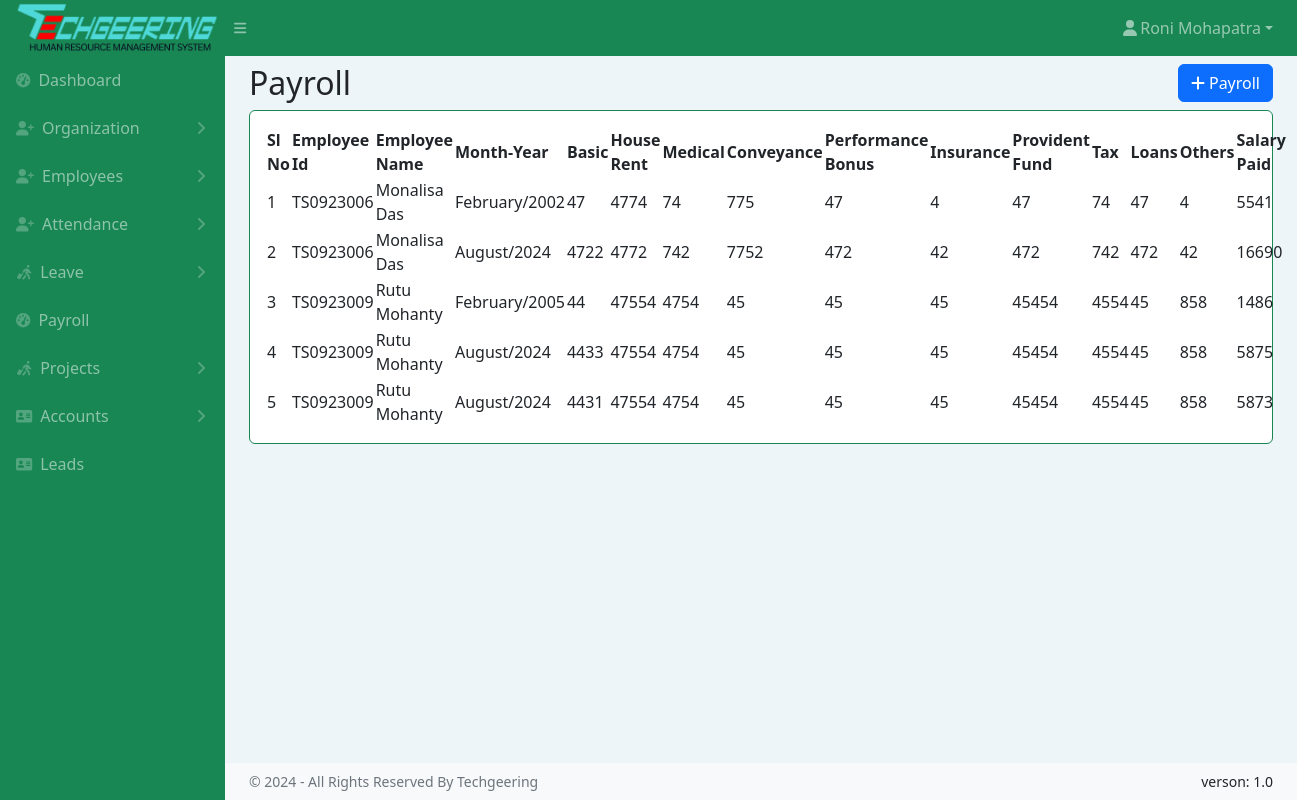
Page /payroll.php (signed in) on the committed database.
### tables this page shows
CREATE TABLE `employee` (
  `id` int(11) NOT NULL,
  `em_code` varchar(64) DEFAULT NULL,
  `des_id` int(11) DEFAULT NULL,
  `dep_id` int(11) DEFAULT NULL,
  `full_name` varchar(128) DEFAULT NULL,
  `father_name` varchar(50) NOT NULL,
  `mother_name` varchar(50) NOT NULL,
  `em_email` varchar(64) DEFAULT NULL,
  `prof_email` varchar(70) NOT NULL,
  `marital_status` varchar(20) NOT NULL,
  `em_password` varchar(512) NOT NULL,
  `em_role` int(10) NOT NULL,
  `status` enum('ACTIVE','INACTIVE') NOT NULL DEFAULT 'ACTIVE',
  `em_gender` enum('Male','Female') NOT NULL DEFAULT 'Male',
  `em_phone` varchar(64) DEFAULT NULL,
  `em_wahtsapp` varchar(64) DEFAULT NULL,
  `em_birthday` varchar(128) DEFAULT NULL,
  `em_blood_group` enum('O+','O-','A+','A-','B+','B-','AB+','OB+') DEFAULT NULL,
  `em_joining_date` varchar(128) DEFAULT NULL,
  `last_company_date` date DEFAULT NULL,
  `em_contact_end` varchar(128) DEFAULT NULL,
  `em_image` varchar(128) DEFAULT NULL,
  `em_aadher` varchar(64) DEFAULT NULL,
  `em_pan` varchar(20) NOT NULL,
  `emergency_contact` int(10) NOT NULL
);

CREATE TABLE `pay_salary` (
  `pay_id` int(14) NOT NULL,
  `emp_id` varchar(64) DEFAULT NULL,
  `type_id` int(14) NOT NULL,
  `month` varchar(64) DEFAULT NULL,
  `year` varchar(64) DEFAULT NULL,
  `paid_date` varchar(64) DEFAULT NULL,
  `total_days` varchar(64) DEFAULT NULL,
  `basic` varchar(64) DEFAULT NULL,
  `medical` varchar(64) DEFAULT NULL,
  `house_rent` varchar(64) DEFAULT NULL,
  `transporting` int(11) DEFAULT NULL,
  `bonus` varchar(64) DEFAULT NULL,
  `bima` varchar(64) DEFAULT NULL,
  `tax` varchar(64) DEFAULT NULL,
  `provident_fund` varchar(64) DEFAULT NULL,
  `loan` varchar(64) DEFAULT NULL,
  `total_pay` varchar(128) DEFAULT NULL,
  `performance_bonus` int(11) NOT NULL,
  `other_diduction` int(11) NOT NULL,
  `status` enum('Paid','Process') DEFAULT 'Process',
  `paid_type` enum('Hand Cash','Bank') NOT NULL DEFAULT 'Bank'
);

### payroll.php (the view, shortened to what this page needs)
<!DOCTYPE html>
<html lang="en">
<head>
    <link href="https://cdn.jsdelivr.net/npm/simple-datatables@7.1.2/dist/style.min.css" rel="stylesheet" />
    <link href="assets/css/styles.css" rel="stylesheet" />
</head>
<body class="sb-nav-fixed">
    <?php include 'common/topnav.php' ?>
    <div id="layoutSidenav">
        <?php include 'common/sidenav.php' ?>
        <div id="layoutSidenav_content">
            <main>
                <div class="container-fluid px-4">
                    <div class="d-flex justify-content-between align-items-center">
                        <h2 class="my-2">Payroll</h2>
                        <button type="button" class="btn btn-primary" data-bs-toggle="modal" data-bs-target="#addDept">
                            <i class="fa-solid fa-plus"></i> Payroll
                        </button>
                    </div>
                    <div class="card mb-4">
                        <div class="card-body">
                            <table id="datatablesSimple">
                                <thead>
                                    <tr>
                                        <th>Sl No</th>
                                        <th>Employee Id</th>
                                        <th>Employee Name</th>
                                        <th>Month-Year</th>
                                        <th>Basic</th>
                                        <th>House Rent</th>
                                        <th>Medical</th>
                                        <th>Conveyance</th>
                                        <th>Performance Bonus</th>
                                        <th>Insurance</th>
                                        <th>Provident Fund</th>
                                        <th>Tax</th>
                                        <th>Loans</th>
                                        <th>Others</th>
                                        <th>Salary Paid</th>
                                    </tr>
                                </thead>
                                <tbody>
                                    <?php
                                    include "common/conn.php";
                                    $sql = "SELECT ps.*, e.full_name
                                            FROM pay_salary ps
                                            JOIN employee e ON ps.emp_id = e.em_code";
                                    $result = $conn->query($sql);
                                    $slno = 1;
                                    if ($result->num_rows > 0) {
                                        while ($row = $result->fetch_assoc()) {
                                    ?>
                                    <tr>
                                        <td><?php echo $slno++; ?></td>
                                        <td><?php echo $row["emp_id"]; ?></td>
                                        <td><?php echo $row["full_name"]; ?></td>
                                        <td><?php echo $row["month"] . '/' . $row["year"]; ?></td>
                                        <td><?php echo $row["basic"]; ?></td>
                                        <td><?php echo $row["house_rent"]; ?></td>
                                        <td><?php echo $row["medical"]; ?></td>
                                        <td><?php echo $row["transporting"]; ?></td>
                                        <td><?php echo $row["bonus"]; ?></td>
                                        <td><?php echo $row["bima"]; ?></td>
                                        <td><?php echo $row["provident_fund"]; ?></td>
                                        <td><?php echo $row["tax"]; ?></td>
                                        <td><?php echo $row["loan"]; ?></td>
                                        <td><?php echo $row["other_diduction"]; ?></td>
                                        <td><?php
                                                    $earn = $row["basic"] + $row["house_rent"] + $row["medical"] + $row["transporting"] + $row["bonus"];
                                                    $deduct = $row["bima"] + $row["provident_fund"] + $row["tax"] + $row["loan"] + $row["other_diduction"];
                                                    $netSalary = $earn - $deduct;
                                                    echo $netSalary;
                                                ?></td>
                                    </tr>
                                    <?php
                                        }
                                    } else {
                                        echo "<tr><td colspan='15'>No records found</td></tr>";
                                    }
                                    ?>
                                </tbody>
                            </table>
                        </div>
                    </div>
                </div>
            </main>
            <?php include 'common/copyrightfooter.php' ?>
        </div>
    </div>
</body>
</html>

### common/topnav.php (shortened to what this page needs)
<?php
$userid = $_SESSION['username'];
?>
<nav class="sb-topnav navbar navbar-expand navbar-dark bg-success">
    <a class="navbar-brand ps-3 text-center" href="index.php">
        <img src="assets/img/logo.png" class="img-fluid">
    </a>
    <button class="btn btn-link btn-sm order-1 order-lg-0 me-4 me-lg-0" id="sidebarToggle" href="#!"><i
            class="fas fa-bars"></i></button>
    <ul class="navbar-nav ms-auto me-0 me-md-3 my-2 my-md-0">
        <li class="nav-item dropdown">
            <?php
            include "common/conn.php";
            $sql = "SELECT * FROM employee WHERE id=$userid";
            $result = $conn->query($sql);
            if ($result->num_rows > 0) {
                $row = $result->fetch_assoc();
            }
            ?>
            <a class="nav-link dropdown-toggle" id="navbarDropdown" href="#" role="button" data-bs-toggle="dropdown"
                aria-expanded="false"><i class="fas fa-user fa-fw"></i><?php echo $row["full_name"]; ?></a>
        </li>
    </ul>
</nav>

### rows in the picture
employee: full_name "Roni Mohapatra"
pay_salary: emp "TS0923006", employee.full_name "Monalisa Das", month "February", year "2002", basic "47", house_rent "4774", medical "74", transporting "775", bonus "47", bima "4", provident_fund "47", tax "74", loan "47", other_diduction "4", netSalary "5541"
pay_salary: emp "TS0923006", employee.full_name "Monalisa Das", month "August", year "2024", basic "4722", house_rent "4772", medical "742", transporting "7752", bonus "472", bima "42", provident_fund "472", tax "742", loan "472", other_diduction "42", netSalary "16690"
pay_salary: emp "TS0923009", employee.full_name "Rutu Mohanty", month "February", year "2005", basic "44", house_rent "47554", medical "4754", transporting "45", bonus "45", bima "45", provident_fund "45454", tax "4554", loan "45", other_diduction "858", netSalary "1486"
pay_salary: emp "TS0923009", employee.full_name "Rutu Mohanty", month "August", year "2024", basic "4433", house_rent "47554", medical "4754", transporting "45", bonus "45", bima "45", provident_fund "45454", tax "4554", loan "45", other_diduction "858", netSalary "5875"
pay_salary: emp "TS0923009", employee.full_name "Rutu Mohanty", month "August", year "2024", basic "4431", house_rent "47554", medical "4754", transporting "45", bonus "45", bima "45", provident_fund "45454", tax "4554", loan "45", other_diduction "858", netSalary "5873"
